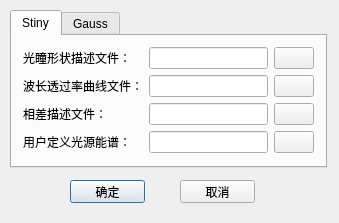
<?xml version="1.0" encoding="UTF-8"?>
<ui version="4.0">
 <class>PSFDialogUI</class>
 <widget class="QDialog" name="PSFDialogUI">
  <property name="geometry">
   <rect>
    <x>0</x>
    <y>0</y>
    <width>339</width>
    <height>223</height>
   </rect>
  </property>
  <property name="windowTitle">
   <string>PSF参数选择</string>
  </property>
  <widget class="QTabWidget" name="tabWidget">
   <property name="geometry">
    <rect>
     <x>10</x>
     <y>10</y>
     <width>317</width>
     <height>158</height>
    </rect>
   </property>
   <property name="currentIndex">
    <number>0</number>
   </property>
   <widget class="QWidget" name="tab">
    <attribute name="title">
     <string>Stiny</string>
    </attribute>
    <layout class="QGridLayout" name="gridLayout">
     <item row="1" column="1">
      <widget class="QLineEdit" name="lineEdit"/>
     </item>
     <item row="1" column="0">
      <widget class="QLabel" name="label">
       <property name="text">
        <string>光瞳形状描述文件：</string>
       </property>
      </widget>
     </item>
     <item row="1" column="2">
      <widget class="QPushButton" name="pushButton">
       <property name="text">
        <string/>
       </property>
       <property name="icon">
        <iconset resource="simulation.qrc">
         <normaloff>:/images/open.png</normaloff>:/images/open.png</iconset>
       </property>
       <property name="autoDefault">
        <bool>false</bool>
       </property>
      </widget>
     </item>
     <item row="2" column="0">
      <widget class="QLabel" name="label_2">
       <property name="text">
        <string>波长透过率曲线文件：</string>
       </property>
      </widget>
     </item>
     <item row="3" column="0">
      <widget class="QLabel" name="label_3">
       <property name="text">
        <string>相差描述文件：</string>
       </property>
      </widget>
     </item>
     <item row="4" column="0">
      <widget class="QLabel" name="label_4">
       <property name="text">
        <string>用户定义光源能谱：</string>
       </property>
      </widget>
     </item>
     <item row="2" column="1">
      <widget class="QLineEdit" name="lineEdit_2"/>
     </item>
     <item row="3" column="1">
      <widget class="QLineEdit" name="lineEdit_3"/>
     </item>
     <item row="4" column="1">
      <widget class="QLineEdit" name="lineEdit_4"/>
     </item>
     <item row="2" column="2">
      <widget class="QPushButton" name="pushButton_2">
       <property name="text">
        <string/>
       </property>
       <property name="icon">
        <iconset resource="simulation.qrc">
         <normaloff>:/images/open.png</normaloff>:/images/open.png</iconset>
       </property>
       <property name="autoDefault">
        <bool>false</bool>
       </property>
      </widget>
     </item>
     <item row="3" column="2">
      <widget class="QPushButton" name="pushButton_3">
       <property name="text">
        <string/>
       </property>
       <property name="icon">
        <iconset resource="simulation.qrc">
         <normaloff>:/images/open.png</normaloff>:/images/open.png</iconset>
       </property>
       <property name="autoDefault">
        <bool>false</bool>
       </property>
      </widget>
     </item>
     <item row="4" column="2">
      <widget class="QPushButton" name="pushButton_4">
       <property name="text">
        <string/>
       </property>
       <property name="icon">
        <iconset resource="simulation.qrc">
         <normaloff>:/images/open.png</normaloff>:/images/open.png</iconset>
       </property>
       <property name="autoDefault">
        <bool>false</bool>
       </property>
      </widget>
     </item>
    </layout>
   </widget>
   <widget class="QWidget" name="tab_2">
    <attribute name="title">
     <string>Gauss</string>
    </attribute>
    <layout class="QGridLayout" name="gridLayout_2">
     <item row="0" column="0">
      <widget class="QLabel" name="label_5">
       <property name="text">
        <string>PSF高斯轮廓(lsigma)：</string>
       </property>
      </widget>
     </item>
     <item row="0" column="1">
      <widget class="QLineEdit" name="lineEdit_5"/>
     </item>
    </layout>
   </widget>
  </widget>
  <widget class="QPushButton" name="pushButton_5">
   <property name="geometry">
    <rect>
     <x>70</x>
     <y>180</y>
     <width>75</width>
     <height>23</height>
    </rect>
   </property>
   <property name="text">
    <string>确定</string>
   </property>
  </widget>
  <widget class="QPushButton" name="pushButton_6">
   <property name="geometry">
    <rect>
     <x>180</x>
     <y>180</y>
     <width>75</width>
     <height>23</height>
    </rect>
   </property>
   <property name="text">
    <string>取消</string>
   </property>
  </widget>
 </widget>
 <layoutdefault spacing="6" margin="11"/>
 <resources>
  <include location="simulation.qrc"/>
 </resources>
 <connections/>
</ui>
